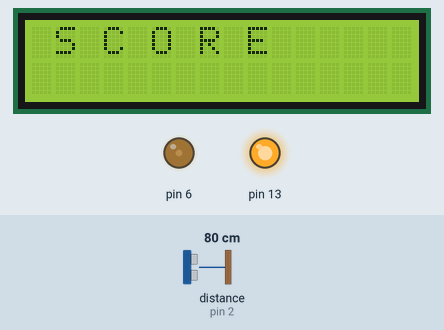
Recording of a sketch running on a simulated Arduino Uno, built with avr-gcc and run on an emulated ATmega328P. Shown: 16×2 character LCD, output pins drawn as LEDs (lit = HIGH). Wiring (inferred from the names in the program): ultrasonic range finder: trigger pin 3; echo pin 2. The inputs (shaded band) are chosen by the test bench; at power-on: distance to the obstacle (sensor on pin 2) 80 cm. The echo pulse lasts 58.3 µs per cm; pins used as bus, display or sensor lines are not drawn; what the sketch prints to the serial monitor is not drawn.

Above: at 0.13 s.
At 1.3 s:
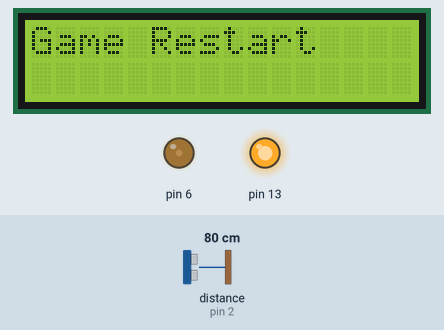
1.4 s: distance to the obstacle (sensor on pin 2) set to 5 cm
4.4 s: distance to the obstacle (sensor on pin 2) set to 2 cm
At 5.7 s:
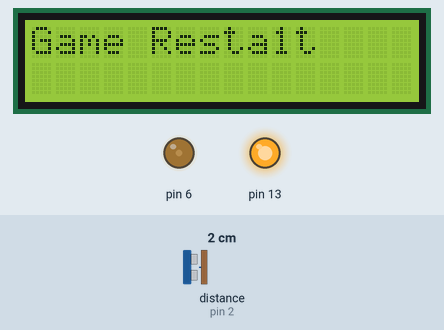
Timing chart, 0 to 7.4 s (numbered marks = the images above; inputs shaded):
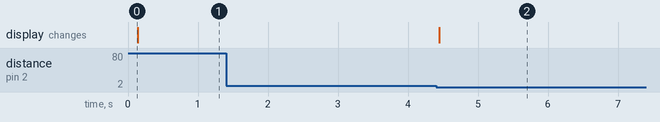

Measured:
- the behaviour switches between 4 and 3 cm on distance to the obstacle (sensor on pin 2) (found by bisection; images 1 and 2)
- after the input at 1.4 s, every drawn part: stays the same
- after the input at 4.4 s, the display: changes after 0.05 s (image 2)

The sketch:

FOOTBALL_Ultrasonic_Sensor.ino
```cpp
// defines pins numbers
const int trigPin = 3;
const int echoPin = 2;
const int push = 0;
//counter variale
int c = 0;
int sensorState = 1, lastState = 0;
int score = 0;

#include <LiquidCrystal.h>

LiquidCrystal lcd(7, 8, 9, 10, 11, 12);

long duration;
int distance;
void setup() {
  Serial.begin(9600);
  analogWrite(6,50);
  lcd.begin(16, 2);
  pinMode(13, OUTPUT);
  digitalWrite(13, HIGH);
  lcd.begin(16, 2);             // columns, rows.  use 16,2 for a 16x2 LCD, etc.
  lcd.clear();                  // start with a blank screen
  lcd.setCursor(0, 0);          // set cursor to column 0, row 0 (the first row)
  lcd.print(" S C O R E ");
  lcd.setCursor(0, 1);
  lcd.print("");// change text to whatever you like. keep it clean!
  pinMode(trigPin, OUTPUT); // Sets the trigPin as an Output
  pinMode(echoPin, INPUT); // Sets the echoPin as an Input
  Serial.begin(9600); // Starts the serial communication
}
void loop() {
  // Clears the trigPin
  digitalWrite(trigPin, LOW);
  delayMicroseconds(2);
  // Sets the trigPin on HIGH state for 10 micro seconds
  digitalWrite(trigPin, HIGH);
  delayMicroseconds(10);
  digitalWrite(trigPin, LOW);
  // Reads the echoPin, returns the sound wave travel time in microseconds
  duration = pulseIn(echoPin, HIGH);
  // Calculating the distance
  distance = duration * 0.034 / 2;
  // Prints the distance on the Serial Monitor
  Serial.print("Distance: ");
  Serial.println(distance);
  if (distance < 3)
  {
    score++;
    Serial.print("Score right now is:   ");
    Serial.println(score);
    lcd.setCursor(10, 0);
    lcd.print(score);
    delay(6000);
  }

  if (digitalRead(push) == LOW)
  {
    score = 0; //to reset score
    lcd.clear();                  // start with a blank screen
    lcd.setCursor(0, 0);          // set cursor to column 0, row 0 (the first row)
    lcd.print("Game Restart");
  }

}
```
